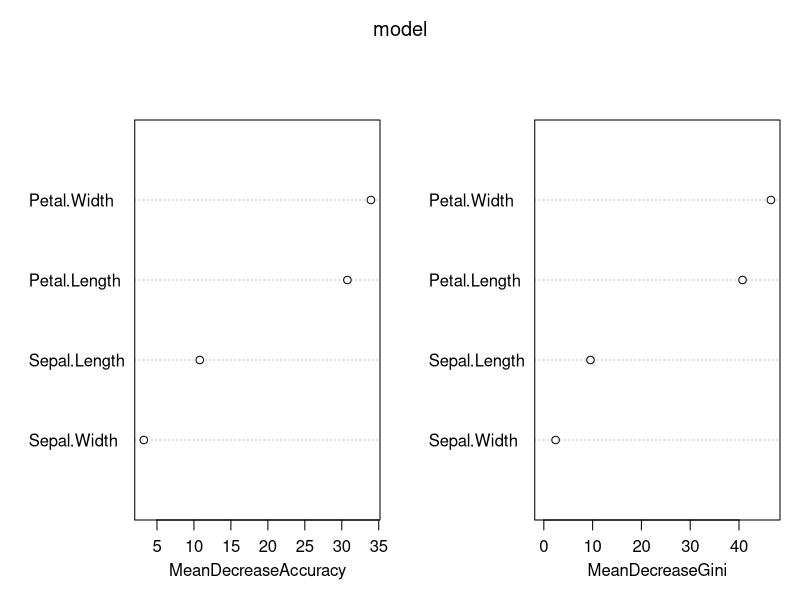
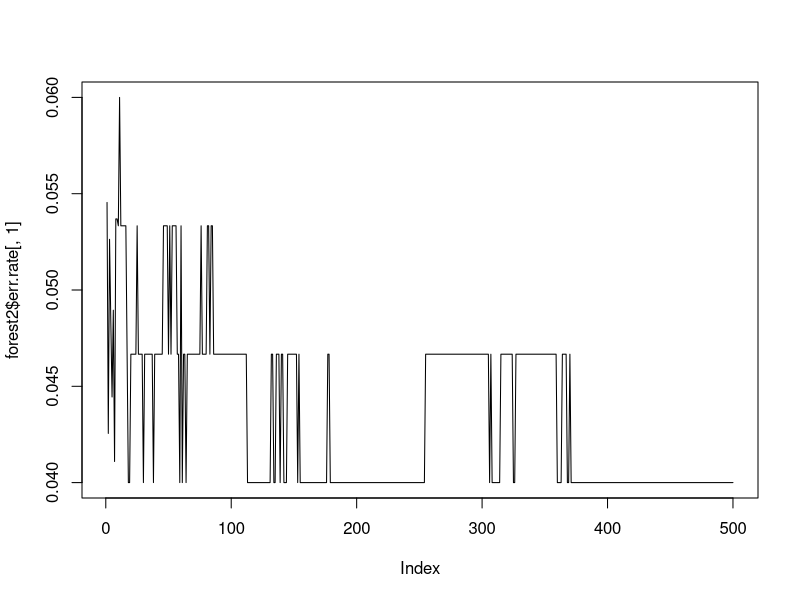

These charts were generated, in order, by the following R code:
library(randomForest)
data(iris)

model <- randomForest(Species ~ ., iris, importance = T)
show(model)

model$oob.times

model$importance
varImpPlot(model)

newIrirs <- as.data.frame(t(c(4, 3, 1, 2)))
names(newIrirs) <- names(iris)[1:4]
predict(model, newIrirs)
predict(model, newIrirs, type = "prob")

forest1 <- randomForest(Species ~ ., iris, ntree = 100)
forest2 <- randomForest(Species ~ ., iris, ntree = 500)
model <- combine(forest1, forest2)

plot(forest2$err.rate[, 1], type = "l")

